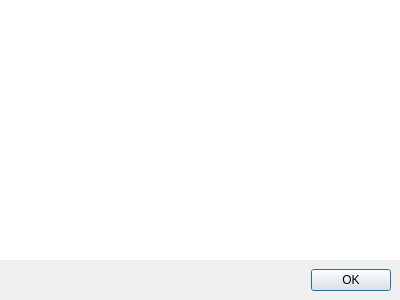
<?xml version="1.0" encoding="UTF-8"?>
<ui version="4.0">
 <class>DialogAbout</class>
 <widget class="QDialog" name="DialogAbout">
  <property name="geometry">
   <rect>
    <x>0</x>
    <y>0</y>
    <width>400</width>
    <height>300</height>
   </rect>
  </property>
  <property name="windowTitle">
   <string>About</string>
  </property>
  <layout class="QVBoxLayout" name="mainLayout">
   <property name="spacing">
    <number>0</number>
   </property>
   <property name="leftMargin">
    <number>0</number>
   </property>
   <property name="topMargin">
    <number>0</number>
   </property>
   <property name="rightMargin">
    <number>0</number>
   </property>
   <property name="bottomMargin">
    <number>0</number>
   </property>
   <item>
    <widget class="QTextBrowser" name="textBrowser">
     <property name="frameShape">
      <enum>QFrame::NoFrame</enum>
     </property>
    </widget>
   </item>
   <item>
    <layout class="QHBoxLayout" name="horizontalLayout">
     <property name="leftMargin">
      <number>9</number>
     </property>
     <property name="topMargin">
      <number>9</number>
     </property>
     <property name="rightMargin">
      <number>9</number>
     </property>
     <property name="bottomMargin">
      <number>9</number>
     </property>
     <item>
      <spacer name="horizontalSpacer">
       <property name="orientation">
        <enum>Qt::Horizontal</enum>
       </property>
       <property name="sizeHint" stdset="0">
        <size>
         <width>40</width>
         <height>20</height>
        </size>
       </property>
      </spacer>
     </item>
     <item>
      <widget class="QDialogButtonBox" name="buttonBox">
       <property name="orientation">
        <enum>Qt::Horizontal</enum>
       </property>
       <property name="standardButtons">
        <set>QDialogButtonBox::Ok</set>
       </property>
      </widget>
     </item>
    </layout>
   </item>
  </layout>
 </widget>
 <resources/>
 <connections>
  <connection>
   <sender>buttonBox</sender>
   <signal>accepted()</signal>
   <receiver>DialogAbout</receiver>
   <slot>accept()</slot>
   <hints>
    <hint type="sourcelabel">
     <x>248</x>
     <y>254</y>
    </hint>
    <hint type="destinationlabel">
     <x>157</x>
     <y>274</y>
    </hint>
   </hints>
  </connection>
  <connection>
   <sender>buttonBox</sender>
   <signal>rejected()</signal>
   <receiver>DialogAbout</receiver>
   <slot>reject()</slot>
   <hints>
    <hint type="sourcelabel">
     <x>316</x>
     <y>260</y>
    </hint>
    <hint type="destinationlabel">
     <x>286</x>
     <y>274</y>
    </hint>
   </hints>
  </connection>
 </connections>
</ui>
